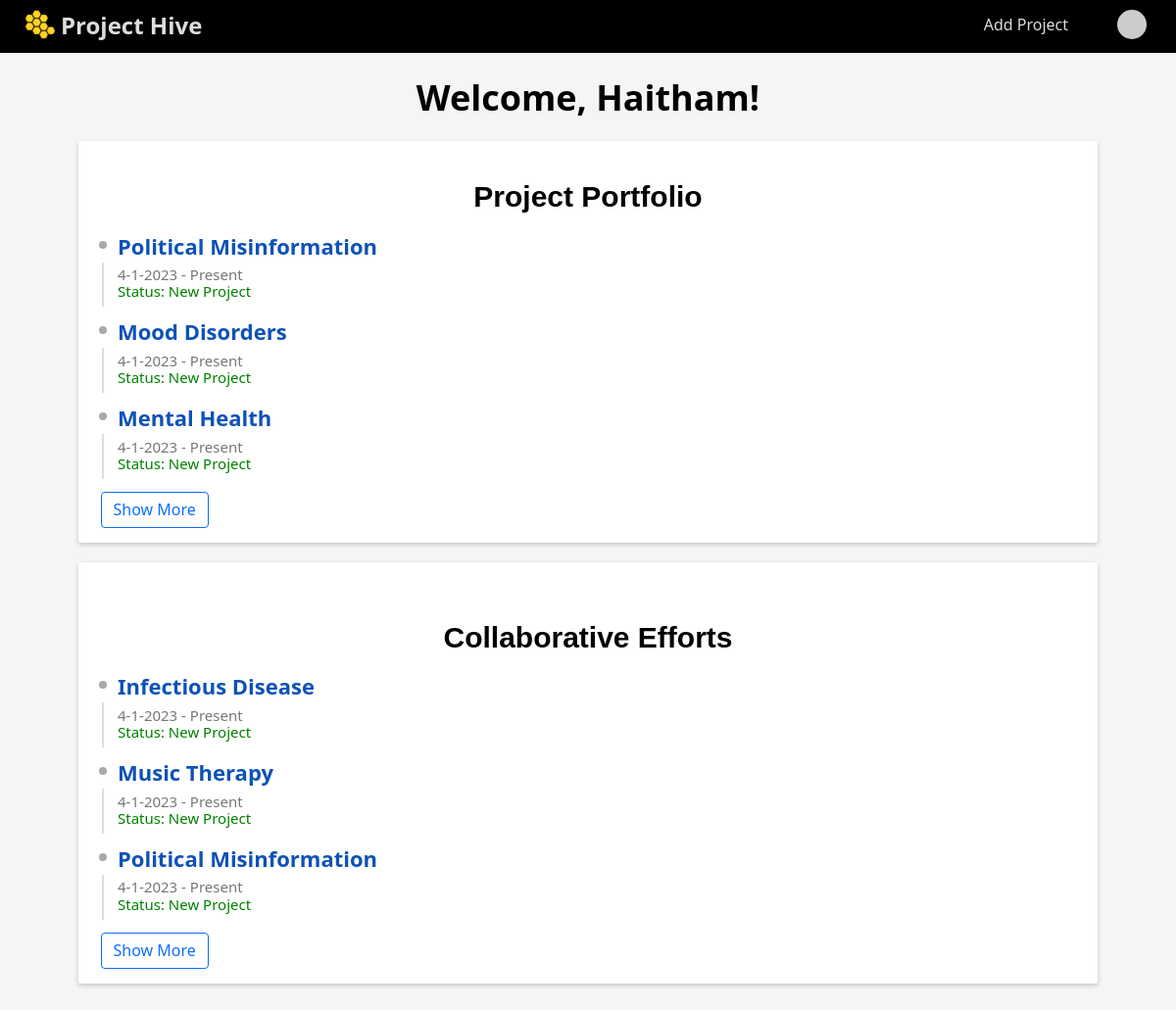
Page /profile/dashboard (signed in) on the committed database.
### website/models.py (models this page shows)
class User(db.Model, UserMixin):
    id = db.Column(db.Integer, primary_key=True)
    first_name = db.Column(db.String(500), nullable=False)
    last_name = db.Column(db.String(500), nullable=False)
    email = db.Column(db.String(500), unique=True)
    hash = db.Column(db.String(500))

class Project(db.Model):
    id = db.Column(db.Integer, primary_key=True)
    title = db.Column(db.String(500), nullable=False)
    start_date = db.Column(db.DateTime(timezone=True), default=func.now(), nullable=False)
    description = db.Column(db.String(5000), unique=True, nullable=False)
    status = db.Column(db.String(500), default="New Project")
    leaders = db.relationship('User', secondary='leader', backref='projects')

### website/views.py (the view)
@views.route("/profile/dashboard")
@login_required
def dashboard():
    user = User.query.filter_by(email=current_user.email).first()
    leaders = Leader.query.filter_by(
        user_id=user.id
    ).all()  # grabbing all the leader's project
    collaborators = Collaborator.query.filter_by(
        user_id=user.id
    ).all()  # grabbing all the leader's project
    entries = []
    collaborator_entries = []
    for leader in leaders:
        projects = Project.query.filter_by(id=leader.project_id).all()
        if projects:
            for project in projects:
                entry = {}
                entry["title"] = project.title
                entry["description"] = project.description
                entry["status"] = project.status
                entry["id"] = project.id
                entry["start_date"] = project.start_date
                entries.append(entry)
    for collaborator in collaborators:
        projects = Project.query.filter_by(id=collaborator.project_id).all()
        if projects:
            for project in projects:
                collaborator_entry = {}
                collaborator_entry["title"] = project.title
                collaborator_entry["description"] = project.description
                collaborator_entry["status"] = project.status
                collaborator_entry["id"] = project.id
                collaborator_entry["start_date"] = project.start_date
                collaborator_entries.append(collaborator_entry)
    return render_template(
        "dashboard.html",
        user=current_user,
        entries=entries,
        collaborator_entries=collaborator_entries,
    )

### website/__init__.py (called while the page is built)
def create_app():
    app = Flask(__name__)
    app.config["TEMPLATES_AUTO_RELOAD"] = True
    app.config['SQLALCHEMY_DATABASE_URI'] = f'sqlite:///{DB_NAME}'
    app.config['SECRET_KEY'] = "dsaljf;ldsakjf;lkdsjf,cmlkjlkwqjfoijlsad;"
    app.config['LOGIN_MESSAGE'] = 'Please log in to continue.'
    db.init_app(app)
    from website.views import views
    from website.auth import auth
    app.register_blueprint(views, url_prefix="/")
    app.register_blueprint(auth, url_prefix="/")
    from website import models
    from website.models import User
    create_database(app)
    login_manager = LoginManager()
    login_manager.login_view = 'auth.login'
    login_manager.login_message = 'Please log in to continue.' # set the custom login message
    login_manager.init_app(app)
    @login_manager.user_loader
    def load_user(id):
        return User.query.get(int(id))
    return app

### website/templates/dashboard.html (shortened to what this page needs)
{% extends "base.html" %} {% block title %} Dashboard {% endblock %} {% block main%}
<h1 class="welcome">Welcome, {{ user.first_name }}!</h1>
<div class="card dashboard">
    <div class="title-grid portfolio">
        <h3 class="project-title">Project Portfolio</h3>
    </div>
    {% for entry in entries %}
        {% if loop.index < 4  %}
        <div class="project-card">
            <div class="justify-space-between project-history">
              <div class="full-width project-card">
                <div class="full-height">
                    <a href="{{ url_for('views_bp.details', id=entry.id) }}" class="fancy-link">
                        <span class="title">{{ entry.title }}</span>
                    </a>
                </div>
                <span class="period">
                  <span>{{entry.start_date.month}}-{{entry.start_date.day}}-{{entry.start_date.year}} - Present</span>
                </span>
                <span>
                    <br>
                    <span class="status-dashboard">Status: {{entry.status}}</span>
                </span>
              </div>
            </div>
        </div>
        {% endif %}
    {% endfor %}
    {% if entries|length > 3 %}
    <div class="card-footer">
        <button class="homebtn btn-outline show-more-btn">Show More</button>
    </div>
    {%endif%}
</div>
<div class="card dashboard">
    <div class="title-grid portfolio">
        <h5 class="collab-title">Collaborative Efforts</h5>
    </div>
    {% for entry in collaborator_entries %}
        {% if loop.index < 4 %}
        <div class="collab-card">
            <div class="justify-space-between project-history">
              <div class="full-width collab-card">
                <div class="full-height">
                    <a href="{{ url_for('views_bp.details', id=entry.id) }}" class="fancy-link">
                        <span class="title">{{ entry.title }}</span>
                    </a>
                </div>
                <span class="period">
                  <span>{{entry.start_date.month}}-{{entry.start_date.day}}-{{entry.start_date.year}} - Present</span>
                </span>
                <span>
                     <br>
                  <span class="status-dashboard">Status: {{entry.status}}</span>
                </span>
              </div>
            </div>
        </div>
        {% endif %}
    {% endfor %}
    {% if collaborator_entries|length > 3  %}
    <div class="card-footer">
        <button class="homebtn btn-outline show-more-btn-collab">Show More</button>
    </div>
    {%endif%}
</div>
{% endblock %}
{% set active = 'dashboard' %}

### website/static/css/main.css (style rules this page uses)
:root { --color-primary: #0d6efd; --color-primary-darker: #0e52b7; }
*, *::after, *::before { box-sizing: border-box; }
html { font-size: 62.5%; min-height: 100%; }
html, body { height: 100%; margin: 0; }
.card { font-family: 'DM Serif Display', serif; font-size: 1.6rem; }
body { background-color: #f5f5f5; min-height: 100%; margin-bottom: -5rem; }
h1 { text-align: center; font-size: 3.6rem; }
input[type="text"], input[type="email"], input[type="password"], button { outline: none; width: 100%; }
a { text-decoration: none; }
.card { background-color: white; padding: 1rem; margin: 2rem 8rem; border: none; border-radius: 0.25rem; box-shadow: 0 2px 5px 0 rgba(0, 0, 0, 0.2); }
.card-footer { margin-top: 1rem; }
.homebtn { font-family: system-ui, -apple-system, BlinkMacSystemFont, 'Segoe UI', Roboto, Oxygen, Ubuntu, Cantarell, 'Open Sans', 'Helvetica Neue', sans-serif; background: var(--color-primary); color: white; border: none; font-size: 1.6rem; padding: 0.5em 0.75em; border-radius: 0.25em; cursor: pointer; width: auto; transition: background .15s ease-out; }
.homebtn.btn-outline { background: none; border: 1px solid var(--color-primary); color: var(--color-primary); transition: background-color .15s ease-out; }
.homebtn+.homebtn { margin-left: 0.25rem; }
.portfolio { font-size: 1.4rem; border-bottom: #0b9c19; }
.dashboard { font-family: system-ui, -apple-system, BlinkMacSystemFont, 'Segoe UI', Roboto, Oxygen, Ubuntu, Cantarell, 'Open Sans', 'Helvetica Neue', sans-serif; }
.full-width { width: 100%; }
.justify-space-between { justify-content: space-between; }
.full-height { height: 100%; margin-bottom: 7px; }
.project-history { position: relative; margin-top: 20px; padding-left: 30px; }
.project-history .title { font-size: 2.2rem; }
.project-history .period { font-size: 1.5rem; color: #777; }
.status-dashboard { display: block; text-align: left; font-size: 1.5rem; margin-bottom: 0.5rem; text-align: left; color: green; }
.project-history::before { content: ""; position: absolute; top: 7px; left: 10.6px; width: 8px; height: 8px; border-radius: 50%; background-color: #a9a9a9; z-index: 1; }
.project-history::after { content: ""; position: absolute; top: 29px; left: 14px; bottom: -7px; width: 2px; background-color: #dedede; z-index: 1; }
.fancy-link { position: relative; display: inline-block; color: var(--color-primary-darker); text-decoration: none; font-weight: bold; font-size: 1.2rem; transition: all 0.3s ease; }
.fancy-link::after { content: ''; position: absolute; bottom: -1px; left: 50%; transform: translateX(-50%); width: 0; height: 2px; background-color: var(--color-primary-darker); transition: all 0.3s ease; }
.project-title { font-family: sans-serif; font-size: 3.0rem; text-align: center; margin-bottom: 1.5rem; }
.collab-title { font-family: sans-serif; font-size: 3.0rem; text-align: center; margin-bottom: 1.5rem; }
.dashboard .btn-outline { position: relative; top: 1rem; left: 1rem; margin-bottom: 1.5rem; transition: background-color .2s ease-in-out; }

### rows in the picture
User: first_name "Haitham"
Project: title "Political Misinformation", start_date.month "4", start_date.day "1", start_date.year "2023", status "New Project"
Project: title "Mood Disorders", start_date.month "4", start_date.day "1", start_date.year "2023", status "New Project"
Project: title "Mental Health", start_date.month "4", start_date.day "1", start_date.year "2023", status "New Project"
Project: title "Infectious Disease", start_date.month "4", start_date.day "1", start_date.year "2023", status "New Project"
Project: title "Music Therapy", start_date.month "4", start_date.day "1", start_date.year "2023", status "New Project"
